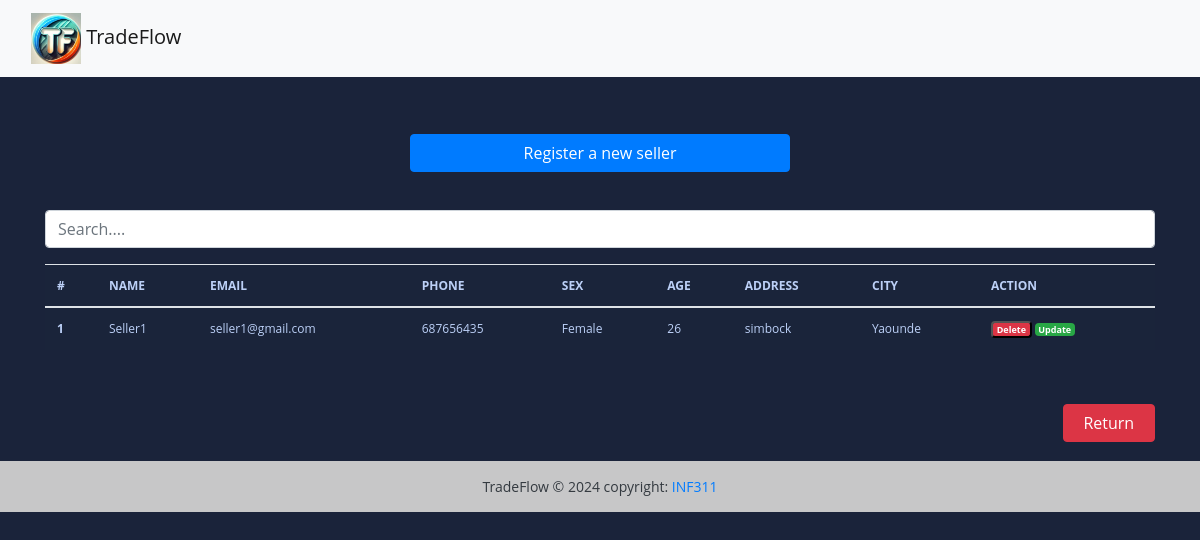
The page /manage-sellers/ (signed in) on the database its author committed.
### Users/models.py (models this page shows, shortened)
class Person(AbstractBaseUser, PermissionsMixin):
    SEX_TYPES = (
        ('M', _('Male')),
        ('F', _('Feminine')),
    )
    ROLE_TYPES = (
        ('S', _('Seller')),
        ('M', _('Manager')),
        ('C', _('Customer')),
        ('A', _('Admin')),
    )
    name = models.CharField(max_length=150)
    password = models.CharField(max_length=128)
    email = models.EmailField(unique=True)
    phone = models.CharField(max_length=132)
    address = models.CharField(max_length=150)
    sex = models.CharField(max_length=1, choices = SEX_TYPES)
    age = models.PositiveIntegerField()
    city = models.CharField(max_length=32)
    bp = models.PositiveIntegerField()
    role = models.CharField(max_length=1, choices = ROLE_TYPES)
    crearted_date = models.DateTimeField(auto_now_add=True)
    is_staff = models.BooleanField(default=False)
    is_superuser = models.BooleanField(default=False)
    is_active = models.BooleanField(default=True)
    objects = UserManager()
    USERNAME_FIELD = 'email'
    REQUIRED_FIELDS = ['name']
    class Meta:
        constraints = [
            models.UniqueConstraint(fields=['name', 'password'], name = 'unique_person_name_password')
        ]
        verbose_name = "Person"
        verbose_name_plural = "Persons"

### Trade/views.py (the view, shortened to what this page needs)
# urls.py: path('manage-sellers/', views.manage_sellers, name='manage-sellers'),
@login_required
def manage_sellers(request):
    persons = Person.objects.filter(role='S')
    items = pagination(request, persons)
    context = {
        'persons': persons,
    }
    items = pagination(request, persons)
    context['persons'] = items
    return render(request, 'manage_sellers.html', context)

### Users/utils.py (called while the page is built)
def pagination(request, invoices):
    default_page = 1
    page = request.GET.get('page', default_page)
    items_per_page = 5
    parginator = Paginator(invoices, items_per_page)
    try:
        items_page = parginator.page(page)
    except PageNotAnInteger:
        items_page = parginator.page(default_page)
    except EmptyPage:
        items_page = parginator.page(parginator.num_pages)
    return items_page

### templates/manage_sellers.html (shortened to what this page needs)
{% extends "base.html" %}
{% load static %}
{% load i18n %}
{% block content %}
<br><br>
<div class="row">
    <a href='#' class="col-md-4">
   </a>
   <a href="{% url 'add-seller' %}" class="btn col-md-4 btn-primary">
     {% trans 'Register a new seller ' %}
   </a>
   <a href='#' class="col-md-4">
   </a>
</div>
<br> <br>
<div class="form-group ">
   <input id="search" class="form-control" type="text" placeholder="Search....">
</div>
<div>
   <table class="table table-striped-columns">
      <thead>
         <tr>
            <th scope="col">#</th>
            <th scope="col">{% trans 'NAME' %}</th>
            <th scope="col">EMAIL</th>
            <th scope="col">PHONE</th>
            <th scope="col">SEX</th>
            <th scope="col">AGE</th>
            <th scope="col">ADDRESS</th>
            <th scope="col">CITY</th>
            <th scope="col">ACTION</th>
         </tr>
      </thead>
      <tbody id="myTable">
         {% if persons %}
         {% for person in persons %}
         <tr>
            <th scope="row">{{ forloop.counter }}</th>
            <td>{{person.name}}</td>
            <td>{{person.email}}</td>
            <td>{{ person.phone }}</td>
            <td>
               {% if person.sex == "M" %}
                  Male
               {% else %}
                  Female
               {% endif %}
            </td>
            <td>{{person.age}}</td>
            <td>{{person.address}}</td>
            <td>{{person.city}}</td>
            <td>
               <button id="btn-person-sup" type="button" data-toggle="modal" data-target="#supprimer"
                  class="badge text-white bg-danger" title="Supprimer" data-id="{{ person.pk }}"
                  data-customer="{{person.name}}"> {% trans 'Delete' %}
               </button>
               <a href="{% url 'update-person' pk=person.pk %}" title="Update" class="badge text-white bg-success">{% trans 'Update' %}</a>
            </td>
         </tr>
         {% endfor %}
         {% else %}
         <p class="text-center text-white">No seller found.</p>
         {% endif %}
      </tbody>
   </table>
   <br><br>
   <a href="{% url 'admin-dashboard' %}" title="admin dashboard" class="btn btn-outline-danger text-white bg-danger w-50 col-md-1 float-right">Return</a>
   <br>
</div>
<br><br>
{% endblock %}

### static/styles.css (style rules this page uses)
body { margin: 0; padding: 0; font: 400 .875rem 'Open Sans', sans-serif; color: #bcd0f7; background: #1A233A; position: relative; height: 100%; }
.table { background: #1a243a; color: #bcd0f7; font-size: .75rem; }

### rows shown on the page
Person: name "Seller1", email "seller1@gmail.com", phone "687656435", sex "Female", age "26", address "simbock", city "Yaounde"
